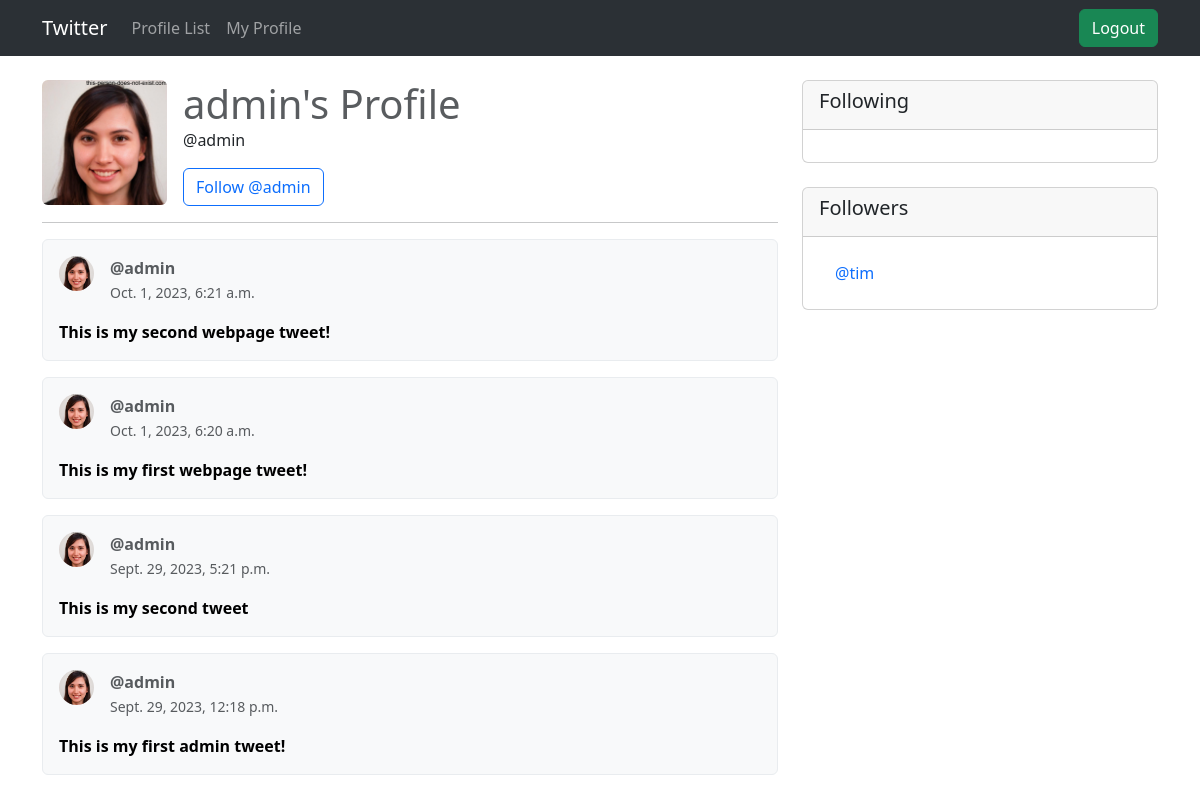
The page /profile/1 (signed in) on the database its author committed.
### main/models.py (models this page shows, shortened)
class Profile(models.Model):
    user = models.OneToOneField(User, on_delete=models.CASCADE)
    follows = models.ManyToManyField(
        'self', related_name='followed_by', symmetrical=False, blank=True)
    date_modified = models.DateTimeField(User, auto_now=True)
    profile_image = models.ImageField(
        null=True, blank=True, upload_to='images/')
    def __str__(self):
        return self.user.username

class Tweet(models.Model):
    user = models.ForeignKey(
        User, related_name='tweets', on_delete=models.DO_NOTHING)
    body = models.CharField(max_length=200)
    created_at = models.DateTimeField(auto_now_add=True)
    likes = models.ManyToManyField(
        User, related_name='tweet_likes', blank=True)

### main/views.py (the view, shortened to what this page needs)
# urls.py: path('profile/<int:pk>', views.profile, name='profile'),
def profile(request, pk):
    if request.user.is_authenticated:
        profile = Profile.objects.get(user_id=pk)
        tweets = Tweet.objects.filter(user_id=pk).order_by("-created_at")
        context = {"profile": profile, "tweets": tweets}
        return render(request, 'profile.html', context)
    else:
        messages.success(request, ('You must be logged in to view this page!'))
        return redirect('home')

### main/templates/profile.html (shortened to what this page needs)
{% extends "base.html" %} {% load static %} {% block content %} {% if profile %}
<div class="row">
  <div class="col-lg-8">
    <div class="d-flex gap-3">
      {% if profile.profile_image %}
        <img src="{{profile.profile_image.url}}" alt="" width="125" height="125" class="rounded" />
      {% else %}
        <img src="{% static 'images/default_profile_pic.png' %}" alt="" width="125" height="125" class="rounded" />
      {% endif %}
      <div class="flex-grow-1">
        <h1 class="text-muted m-0">{{profile.user.username}}'s Profile</h1>
        <p>@{{profile.user.username|lower}}</p>
        <form method="post" class="d-flex justify-content-between">
          {% csrf_token %} {% if profile in user.profile.follows.all %}
          <button
            type="submit"
            class="btn btn-outline-secondary"
            name="follow"
            value="unfollow">
            Unfollow @{{profile.user.username|lower}}
          </button>
          {% else %}
          <button
            type="submit"
            class="btn btn-outline-primary"
            name="follow"
            value="follow">
            Follow @{{profile.user.username|lower}}
          </button>
          {% endif %}
        </form>
      </div>
    </div>
    <hr />
    {% for tweet in tweets %}
    <div class="card text-bg-light mb-3 border border-light-subtle">
      <div class="card-body">
        <div class="d-flex gap-3 mb-3">
          {% if profile.profile_image %}
          <img
            src="{{profile.profile_image.url}}"
            style="width: 35px; height: 35px"
            class="rounded-circle object-fit-cover"
            alt="profile image" />
          {% else %}
          <img
            src="{% static 'images/default_profile_pic.png' %}"
            style="width: 35px; height: 35px"
            class="rounded-circle object-fit-cover"
            alt="profile image" />
          {% endif %}
          <div>
            <p class="text-muted m-0 fw-bold">@{{tweet.user}}</p>
            <small class="text-muted">{{tweet.created_at}}</small>
          </div>
        </div>
        <p class="fw-semibold m-0">{{tweet.body}}</p>
      </div>
    </div>
    {% endfor %}
  </div>
  <div class="col-lg-4">
    <div class="card mb-4">
      <div class="card-header">
        <h5 class="card-title">Following</h5>
      </div>
      <div class="card-body">
      </div>
    </div>
    <div class="card">
      <div class="card-header">
        <h5 class="card-title">Followers</h5>
      </div>
      <div class="card-body">
        <div class="list-group list-group-flush">
          {% for following in profile.followed_by.all %}
          <a
            href="{% url 'profile' following.user.id %}"
            class="list-group-item link-primary"
            >@{{following|lower}}</a
          >
          {% endfor %}
        </div>
      </div>
    </div>
  </div>
</div>
{% endif %} {% endblock %}

### rows shown on the page
Profile: profile_image (picture), user.username "admin"
Tweet: profile_image (picture), user "admin", created_at "Oct. 1, 2023, 6:21 a.m.", body "This is my second webpage tweet!"
Tweet: profile_image (picture), user "admin", created_at "Oct. 1, 2023, 6:20 a.m.", body "This is my first webpage tweet!"
Tweet: profile_image (picture), user "admin", created_at "Sept. 29, 2023, 5:21 p.m.", body "This is my second tweet"
Tweet: profile_image (picture), user "admin", created_at "Sept. 29, 2023, 12:18 p.m.", body "This is my first admin tweet!"
Profile: user.username "tim"
